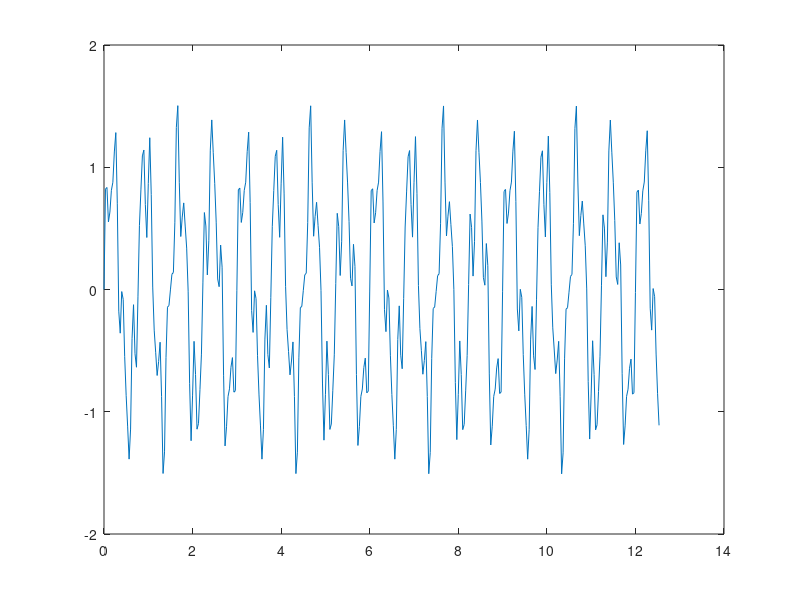

Here is the MATLAB script that generated this plot: (Note: this script raises an error after producing the figure.)
load('filterWorkspace.mat');

t = 0:1/30:4*pi;
x=sin(2.666*pi*t) + 0.4*sin(5*2*pi*t) + 0.2*sin(8*2*pi*t);
plot(t,x);

D = designfilt('bandpassiir', 'StopbandFrequency1', .6, 'PassbandFrequency1', .8, ...
    'PassbandFrequency2', 3, 'StopbandFrequency2', 3.2, 'StopbandAttenuation1', 25,...
    'PassbandRipple', 1, 'StopbandAttenuation2', 25, 'SampleRate', 30);
bpSig=filtfilt(D,x);
hold on;
plot(t,bpSig);

D2 = designfilt('bandpassiir', 'StopbandFrequency1', 0.6, 'PassbandFrequency1', 0.8,...
    'PassbandFrequency2', 2.6, 'StopbandFrequency2', 3, 'StopbandAttenuation1', 45, ...
    'PassbandRipple', 1, 'StopbandAttenuation2', 60, 'SampleRate', 30, 'DesignMethod', 'cheby2');
bpSig=filtfilt(D2,x);
plot(t,bpSig);
legend('raw','filtered 1','filtered 2');

D2Coeff = D2.Coefficients;